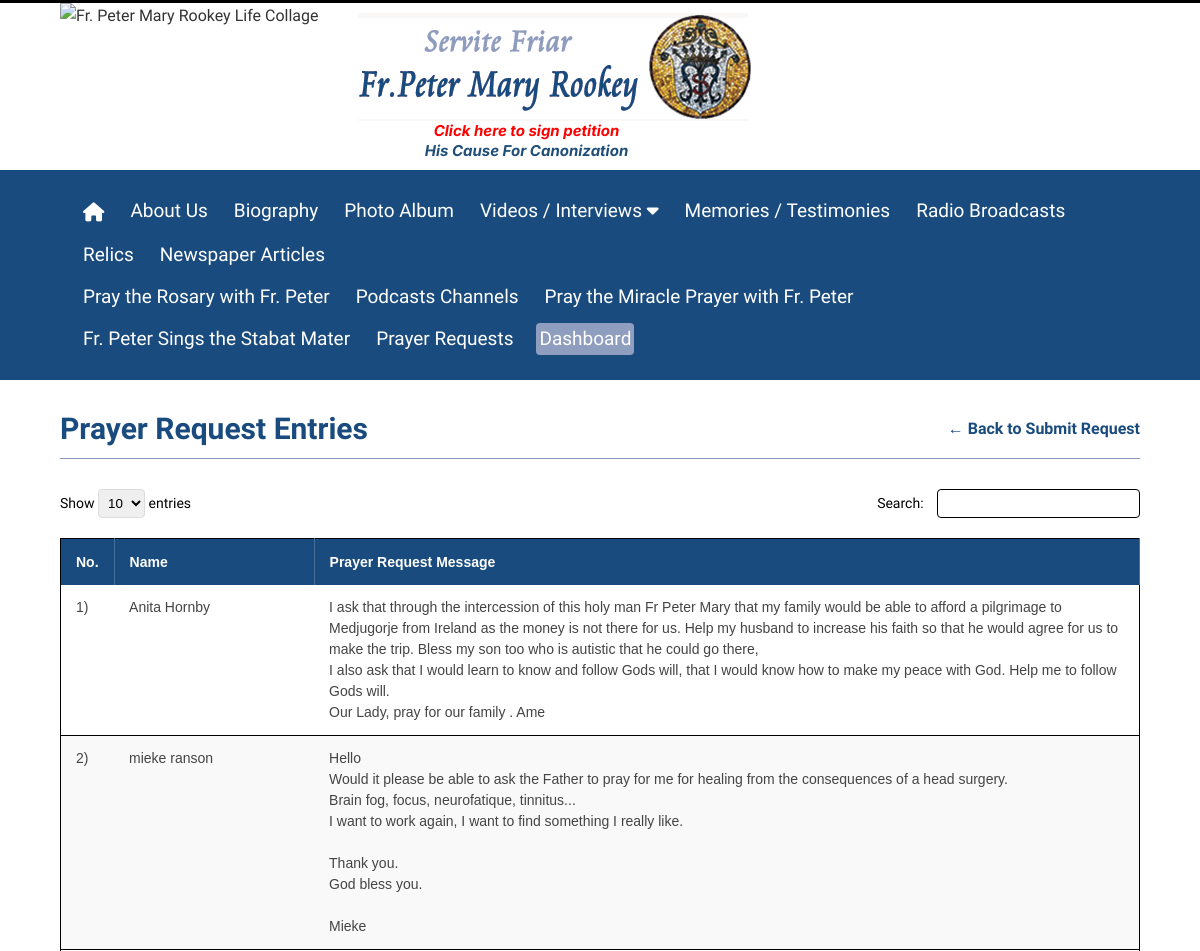
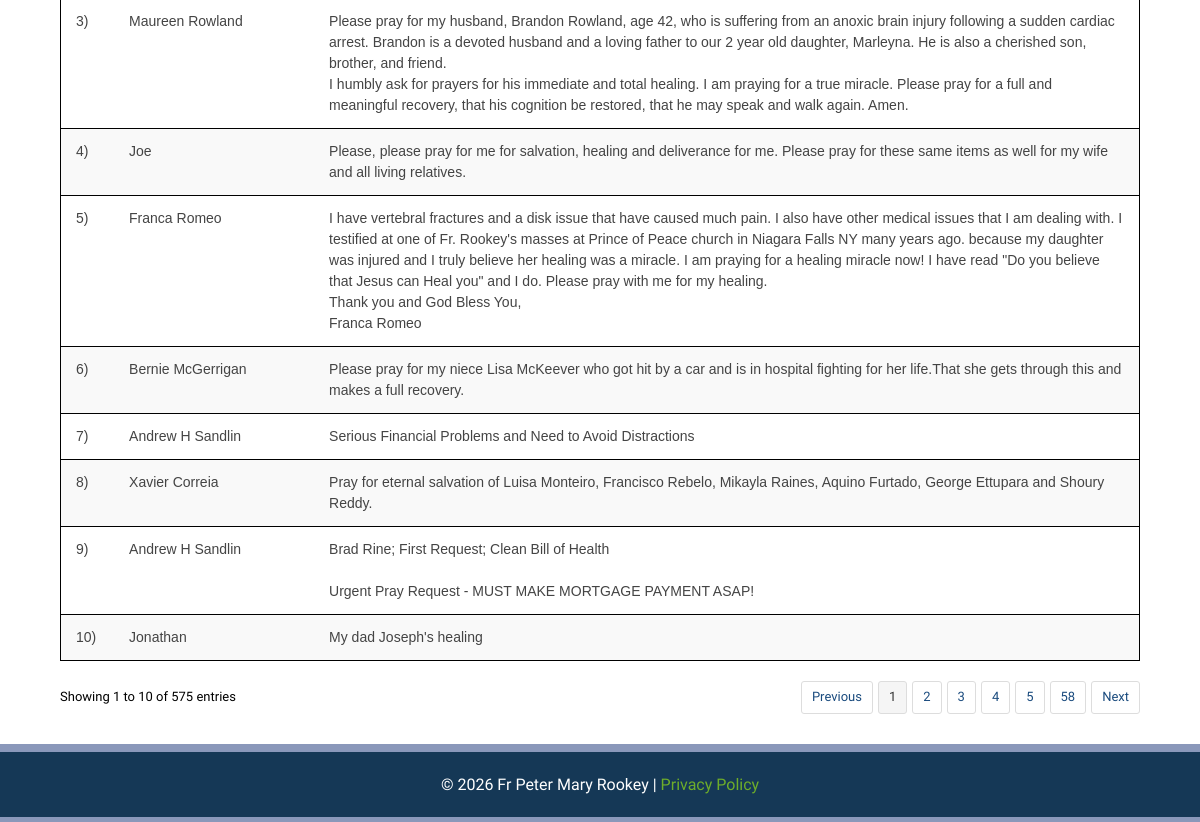
The page /prayer-request-entries.php on the database as committed earlier (2 pictures, top to bottom).
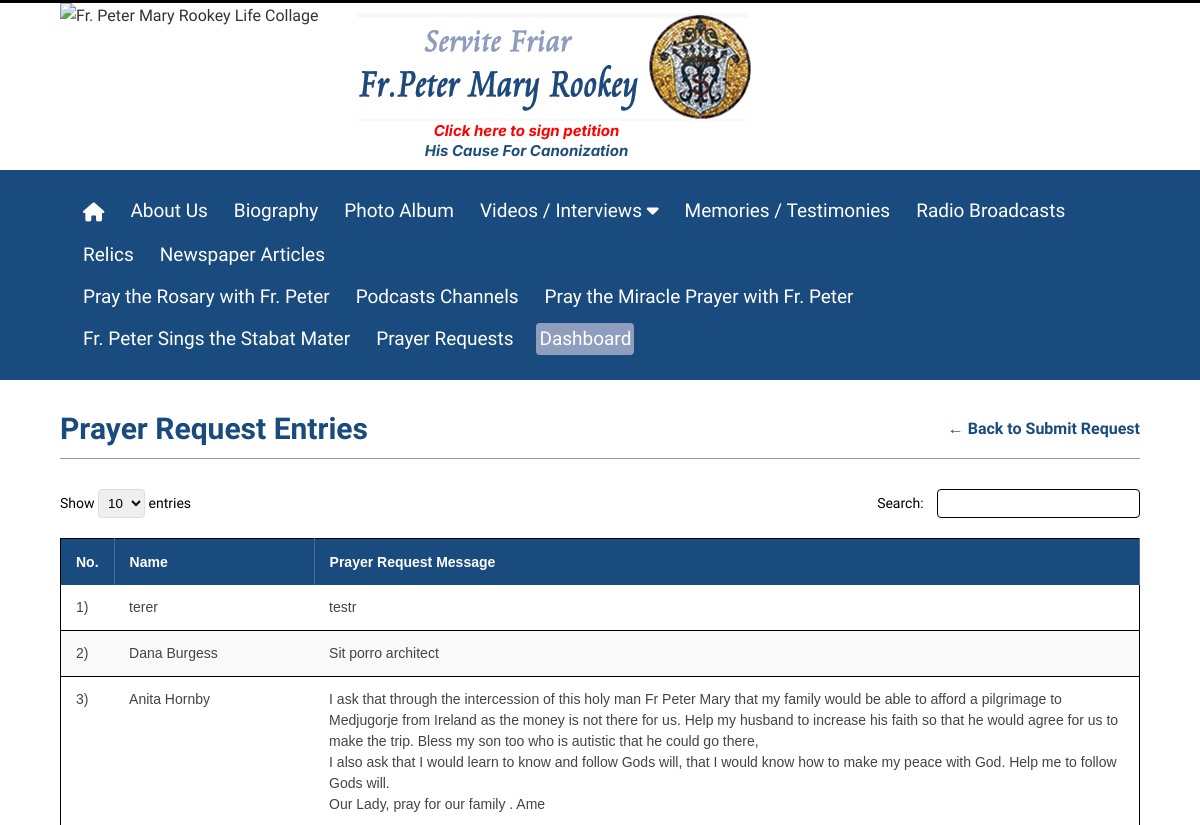
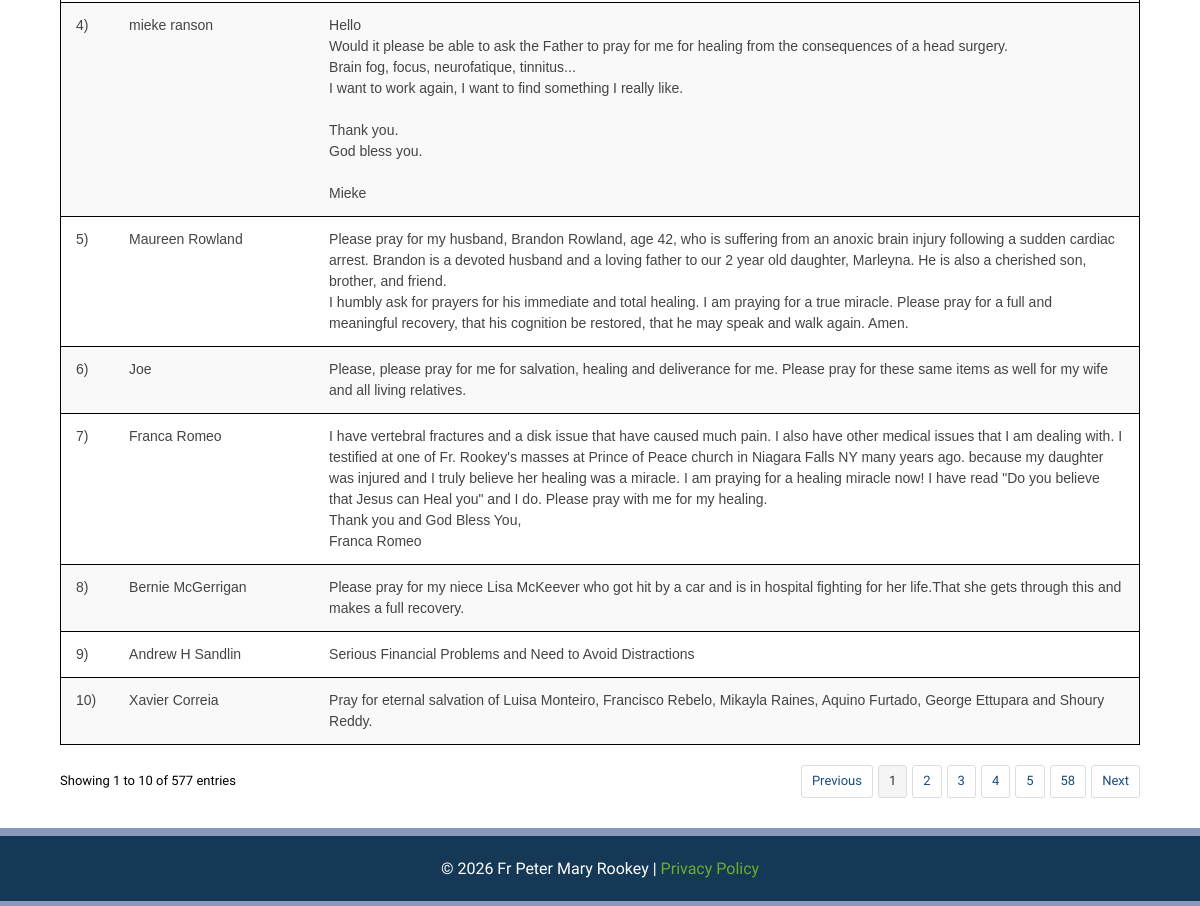
The same page on the database as committed later (2 pictures, top to bottom).
### tables this page shows
CREATE TABLE IF NOT EXISTS `prayer_request` (
  `id` int unsigned NOT NULL AUTO_INCREMENT,
  `name` varchar(255) NOT NULL,
  `lname` varchar(255) DEFAULT NULL,
  `email` varchar(255) NOT NULL,
  `phone_number` varchar(50) DEFAULT NULL,
  `message` text,
  `created_at` timestamp NULL DEFAULT CURRENT_TIMESTAMP,
  PRIMARY KEY (`id`)
);

### prayer-request-entries.php (the view, shortened to what this page needs)
<?php
include 'config.php';
$limit = 10;
$page = isset($_GET['page']) ? (int)$_GET['page'] : 1;
$offset = ($page - 1) * $limit;
$search = isset($_GET['search']) ? mysqli_real_escape_string($conn, $_GET['search']) : '';
$where_clause = "";
$count_sql = "SELECT COUNT(*) as total FROM prayer_request $where_clause";
$count_res = mysqli_query($conn, $count_sql);
$count_row = mysqli_fetch_assoc($count_res);
$total_records = $count_row['total'];
$total_pages = ceil($total_records / $limit);
$data_sql = "SELECT * FROM prayer_request $where_clause ORDER BY id DESC LIMIT $offset, $limit";
$res_data = mysqli_query($conn, $data_sql);
?>
<!DOCTYPE html>
<html class="no-js" lang="en">
<head>
    <?php include 'includes/head-links.php'; ?>
</head>
<body>
    <?php include 'includes/header.php'; ?>
    <main class="prayer-entries-section">
        <div class="container">
            <div class="title-wrapper">
                <h1 class="blog-title">Prayer Request Entries</h1>
                <a href="prayer-requests.php" class="btn-back">&larr; Back to Submit Request</a>
            </div>
            <div class="table-controls">
                <div>
                     Show
                     <select onchange="window.location.href='?limit='+this.value">
                         <option value="10" <?php echo $limit == 10 ? 'selected' : ''; ?>>10</option>
                     </select>
                     entries
                </div>
                <div class="search-box">
                    <form action="" method="GET">
                        <label>Search: <input type="text" name="search" value="<?php echo htmlspecialchars($search); ?>"></label>
                    </form>
                </div>
            </div>
            <table class="entries-table">
                <thead>
                    <tr>
                        <th width="50">No.</th>
                        <th width="200">Name</th>
                        <th>Prayer Request Message</th>
                    </tr>
                </thead>
                <tbody>
                    <?php if(mysqli_num_rows($res_data) > 0): ?>
                        <?php
                        $i = $offset + 1;
                        while($row = mysqli_fetch_assoc($res_data)):
                        ?>
                        <tr>
                            <td><?php echo $i++; ?>)</td>
                            <td><?php echo htmlspecialchars($row['name']); ?></td>
                            <td><?php echo nl2br(htmlspecialchars($row['message'])); ?></td>
                        </tr>
                        <?php endwhile; ?>
                    <?php else: ?>
                        <tr>
                            <td colspan="3" style="text-align:center; padding: 30px;">No prayer requests found.</td>
                        </tr>
                    <?php endif; ?>
                </tbody>
            </table>
            <div class="pagination-info">
                <div>
                    Showing <?php echo $total_records > 0 ? $offset + 1 : 0; ?> to <?php echo min($offset + $limit, $total_records); ?> of <?php echo $total_records; ?> entries
                </div>
                <div class="pagination-links">
                    <?php if($page > 1): ?>
                        <a href="?page=<?php echo $page-1; ?>&search=<?php echo urlencode($search); ?>&limit=<?php echo $limit; ?>">Previous</a>
                    <?php else: ?>
                        <span class="disabled">Previous</span>
                    <?php endif; ?>
                    <?php for($p=1; $p<=$total_pages; $p++): ?>
                        <?php if($p == $page): ?>
                            <a href="#" class="active"><?php echo $p; ?></a>
                        <?php elseif($p <= 5 || $p > $total_pages - 1 || abs($page - $p) < 2): ?>
                             <a href="?page=<?php echo $p; ?>&search=<?php echo urlencode($search); ?>&limit=<?php echo $limit; ?>"><?php echo $p; ?></a>
                        <?php elseif(abs($page - $p) == 2): ?>
                             <span class="dots">...</span>
                        <?php endif; ?>
                    <?php endfor; ?>
                    <?php if($page < $total_pages): ?>
                         <a href="?page=<?php echo $page+1; ?>&search=<?php echo urlencode($search); ?>&limit=<?php echo $limit; ?>">Next</a>
                    <?php else: ?>
                        <span class="disabled">Next</span>
                    <?php endif; ?>
                </div>
            </div>
        </div>
    </main>
    <?php include 'includes/footer.php'; ?>
</body>
</html>

Rows that differ between the two databases and show on the page:
no longer on this page (row unchanged): prayer_request: name "Andrew H Sandlin", message "Brad Rine; First Request; Clean Bill of Health Urgent Pray Request - MUST MAKE MORTGAGE PAYMENT ASAP!"
no longer on this page (row unchanged): prayer_request: name "Jonathan", message "My dad Joseph's healing"
added prayer_request: name "terer", message "testr"
added prayer_request: name "Dana Burgess", message "Sit porro architect"
Other text that changed with them:
$total_records: "575" → "577"
